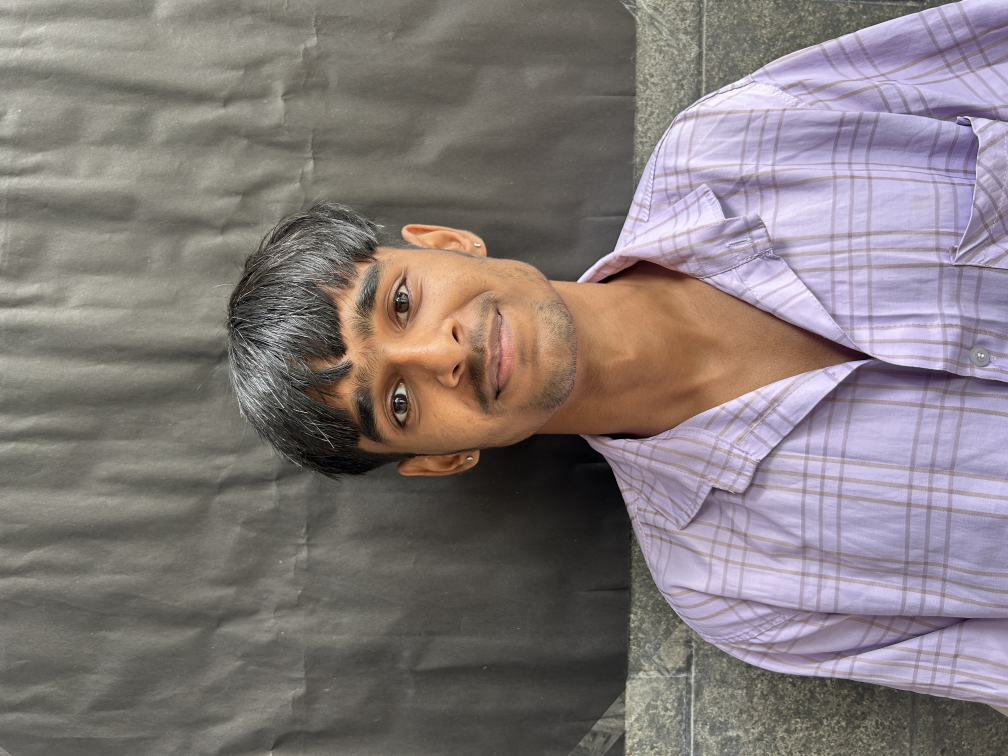
#> input picture Images/front/IMG_4159.JPG, 4032 x 3024 px (shown at 1/4 size); its folder holds only this picture in this run
$ python basic_image_operations_demo.py
#> lines starting #> are read from the running program, lines starting #| are printed output that depends on the picture
from pathlib import Path

import cv2
import numpy as np
from PIL import Image


# --------------------------------------------------
# PROJECT PATH
# --------------------------------------------------

PROJECT_ROOT = Path(__file__).resolve().parent.parent
IMAGE_FOLDER = PROJECT_ROOT / "Images" / "front"

RESIZE_SIZE = 224
ROTATION_ANGLE = 10


# --------------------------------------------------
# FIND FIRST IMAGE
# --------------------------------------------------

image_files = []

for file in IMAGE_FOLDER.iterdir():
    if file.is_file() and file.suffix.lower() in {
        ".jpg", ".jpeg", ".png", ".bmp", ".webp"
    }:
        image_files.append(file)

if not image_files:
    print("No image found in Images/front/")
    exit()

image_path = sorted(image_files)[0]

print("Using image:")
print(image_path)


# --------------------------------------------------
# READ IMAGE
# --------------------------------------------------

# Pillow handles the MPO/JPEG-based front images safely.
with Image.open(image_path) as img:
#> img is the input picture: PIL image 4032x3024 RGB; mean R, G, B 130.9, 121.8, 122.1
    rgb_image = np.array(img.convert("RGB"))

# Convert RGB to OpenCV BGR
original = cv2.cvtColor(rgb_image, cv2.COLOR_RGB2BGR)


# --------------------------------------------------
# 1. ORIGINAL RGB
# --------------------------------------------------

original_rgb = cv2.cvtColor(original, cv2.COLOR_BGR2RGB)

cv2.imshow("1 - Original RGB", original_rgb)


# --------------------------------------------------
# 2. RESIZING
# --------------------------------------------------

resized = cv2.resize(
    original,
    (RESIZE_SIZE, RESIZE_SIZE),
    interpolation=cv2.INTER_AREA
)
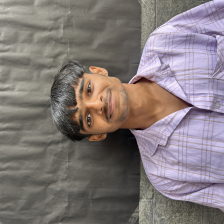
#> resized: shape (224, 224, 3); mean B, G, R 122.1, 121.8, 130.9

cv2.imshow("2 - Resized 224x224", resized)


# --------------------------------------------------
# 3. CROPPING
# --------------------------------------------------

height, width = original.shape[:2]
#> height = 3024; width = 4032

crop_size = min(width, height)
#> crop_size = 3024

x = (width - crop_size) // 2
#> x = 504
y = (height - crop_size) // 2
#> y = 0

cropped = original[
    y:y + crop_size,
    x:x + crop_size
]
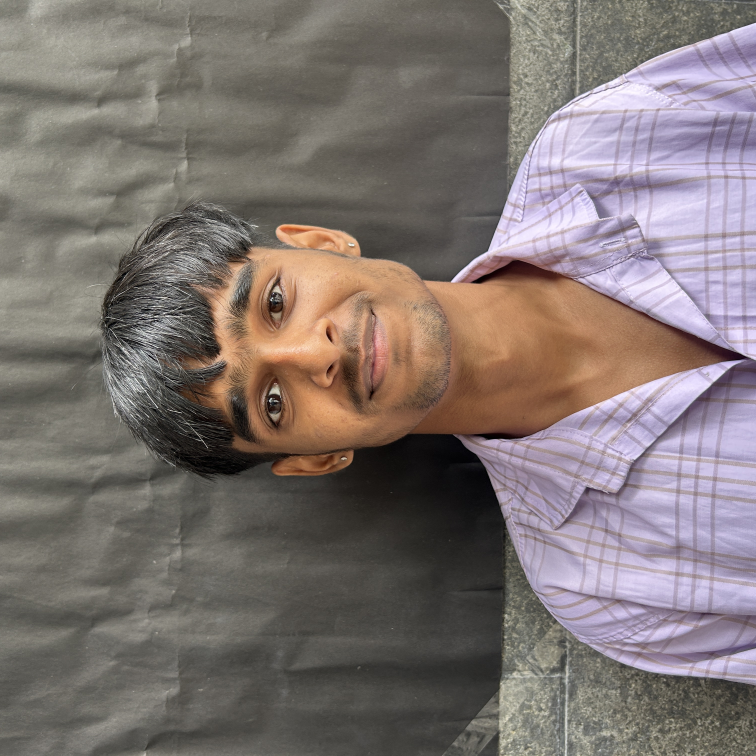
#> cropped: shape (3024, 3024, 3) (shown at 1/4 size); mean B, G, R 113.9, 116.6, 126.8

cv2.imshow("3 - Center Cropped", cropped)


# --------------------------------------------------
# 4. ROTATION
# --------------------------------------------------

height, width = resized.shape[:2]
#> height = 224; width = 224

center = (width // 2, height // 2)
#> center = (112, 112)

rotation_matrix = cv2.getRotationMatrix2D(
    center,
    ROTATION_ANGLE,
    1.0
)

rotated = cv2.warpAffine(
    resized,
    rotation_matrix,
    (width, height)
)
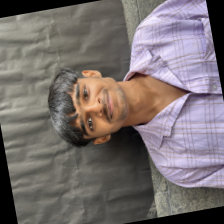
#> rotated: shape (224, 224, 3); mean B, G, R 112.5, 112.5, 121.2

cv2.imshow("4 - Rotated +10 degrees", rotated)


# --------------------------------------------------
# 5. HORIZONTAL FLIP
# --------------------------------------------------

flipped = cv2.flip(resized, 1)
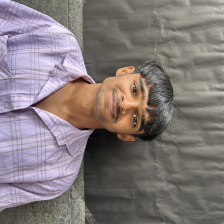
#> flipped: shape (224, 224, 3); mean B, G, R 122.1, 121.8, 130.9

cv2.imshow("5 - Horizontal Flip", flipped)


# --------------------------------------------------
# 6. RGB → GRAYSCALE
# --------------------------------------------------

grayscale = cv2.cvtColor(
    resized,
    cv2.COLOR_BGR2GRAY
)

cv2.imshow("6 - Grayscale", grayscale)


# --------------------------------------------------
# 7. RGB → HSV
# --------------------------------------------------

hsv = cv2.cvtColor(
    resized,
    cv2.COLOR_BGR2HSV
)
#> hsv: shape (224, 224, 3); mean H, S, V 54.3, 37.3, 135.6

# Convert HSV to RGB only for normal visual display.
hsv_visual = cv2.cvtColor(
    hsv,
    cv2.COLOR_HSV2RGB
)

cv2.imshow("7 - HSV", hsv_visual)


# --------------------------------------------------
# 8. HUE CHANNEL
# --------------------------------------------------

hue = hsv[:, :, 0]
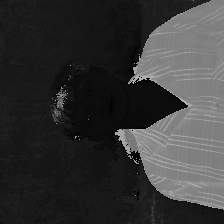
#> hue: shape (224, 224); min 0, max 179, mean 54.3

cv2.imshow("8 - Hue Channel", hue)


# --------------------------------------------------
# 9. SATURATION CHANNEL
# --------------------------------------------------

saturation = hsv[:, :, 1]
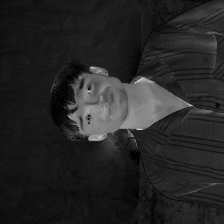
#> saturation: shape (224, 224); min 0, max 232, mean 37.3

cv2.imshow("9 - Saturation Channel", saturation)


# --------------------------------------------------
# 10. VALUE CHANNEL
# --------------------------------------------------

value = hsv[:, :, 2]
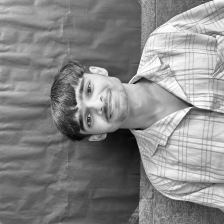
#> value: shape (224, 224); min 3, max 254, mean 135.6

cv2.imshow("10 - Value Channel", value)


# --------------------------------------------------
# WAIT
# --------------------------------------------------

print()
print("Image processing demonstration running.")
print("Press any key in an image window to close all windows.")

cv2.waitKey(0)
cv2.destroyAllWindows()

$ run again, on Images/front/IMG_4164.JPG
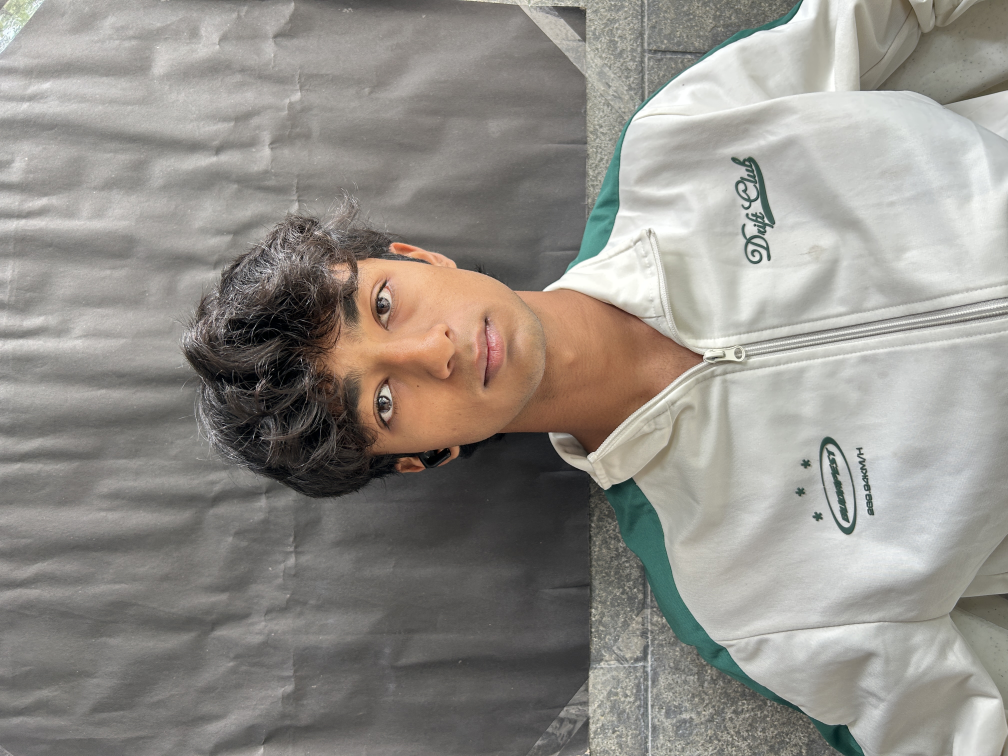
#> input picture Images/front/IMG_4164.JPG, 4032 x 3024 px (shown at 1/4 size)
#> img is the input picture: PIL image 4032x3024 RGB; mean R, G, B 146.4, 142.9, 137.2
#> hsv: shape (224, 224, 3); mean H, S, V 31.1, 19.7, 147.6
#> `saturation = hsv[:, :, 1]`:
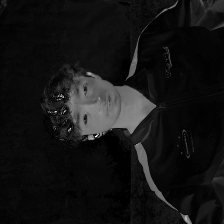
#> saturation: shape (224, 224); min 0, max 255, mean 19.7
#> `value = hsv[:, :, 2]`:
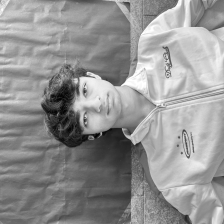
#> value: shape (224, 224); min 2, max 255, mean 147.6

$ run again, on Images/front/IMG_4169.JPG
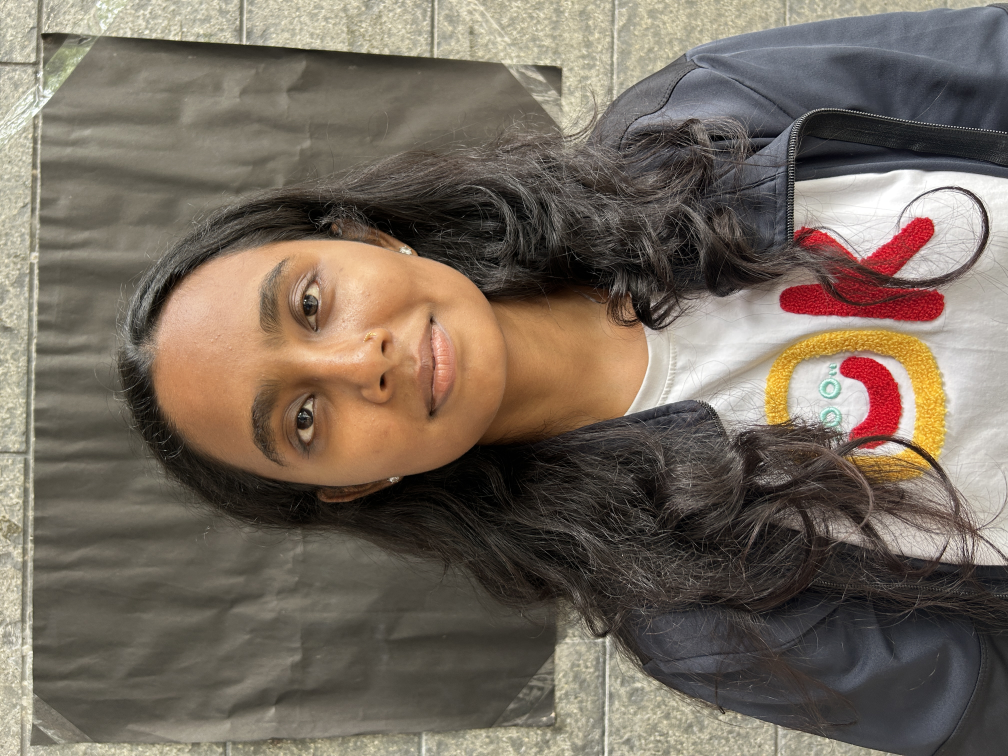
#> input picture Images/front/IMG_4169.JPG, 4032 x 3024 px (shown at 1/4 size)
#> img is the input picture: PIL image 4032x3024 RGB; mean R, G, B 117.9, 106.4, 94.4
#> hsv: shape (224, 224, 3); mean H, S, V 33.8, 53, 119
#> `saturation = hsv[:, :, 1]`:
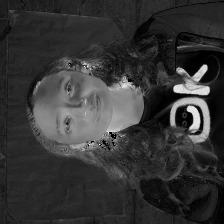
#> saturation: shape (224, 224); min 0, max 255, mean 53
#> `value = hsv[:, :, 2]`:
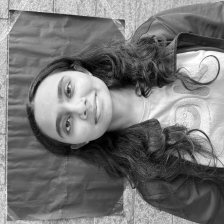
#> value: shape (224, 224); min 0, max 255, mean 119
